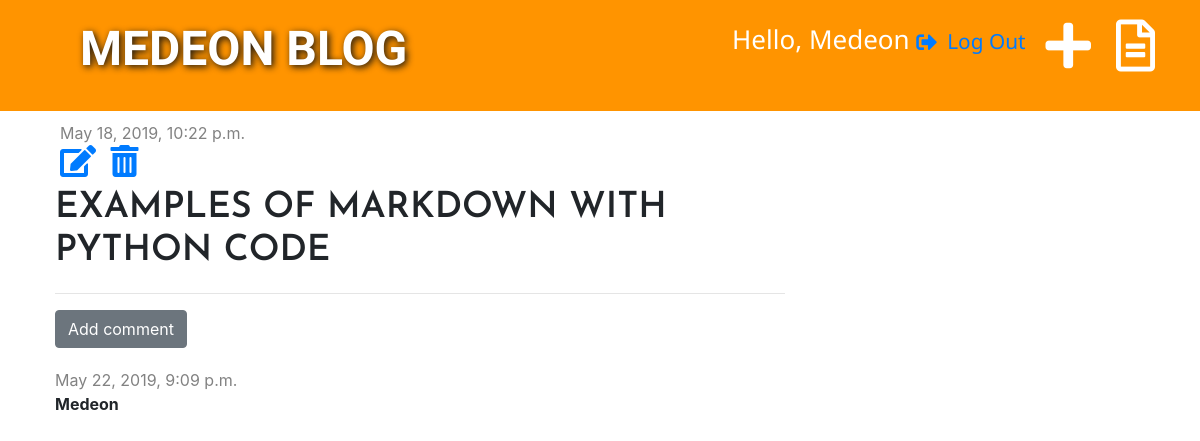
Screenshot of /post/12/ (signed in) with the database file from the repository.
### blog/models.py (models this page shows, shortened)
class Post(models.Model):
    author = models.ForeignKey('auth.User', on_delete=models.CASCADE)
    title = models.CharField(max_length=200)
    text = models.TextField()
    created_date = models.DateTimeField(default=timezone.now)
    published_date = models.DateTimeField(blank=True, null=True)

class Comment(models.Model):
    post = models.ForeignKey('blog.Post', on_delete=models.CASCADE, related_name='comments')
    author = models.CharField(max_length=200)
    text = models.TextField()
    created_date = models.DateTimeField(default=timezone.now)
    approved = models.BooleanField(default=False)

### blog/views.py (the view)
# urls.py: path('post/<int:pk>/', views.post_detail, name='post_detail'),
def post_detail(request, pk):
    post = get_object_or_404(Post, pk=pk)
    context_dictionary = {'post': post}
    return render(request, 'blog/post_detail.html', context_dictionary)

### blog/templatetags/markdownify.py (called while the page is built)
@register.filter
def markdown(value):
    renderer = HighlightRenderer()
    markdown = mistune.Markdown(renderer=renderer)
    return markdown(value)

### blog/templates/blog/post_detail.html (shortened to what this page needs)
{% extends 'blog/base.html' %}
{% load markdownify %}
{% block content %}
    <div class="post">
        <div class="admin">
        {% if post.published_date %}
            <div class="date">
                {{ post.published_date }}
            </div>
        {% else %}
            <a href="{% url 'post_publish' pk=post.pk %}" class="btn btn-primary" id="publish">Publish</a>
        {% endif %}
        {% if user.is_authenticated %}
             <a href="{% url 'post_edit' pk=post.pk %}"><i class="fas fa-edit fa-2x"></i></a>
             <a href="{% url 'post_delete' pk=post.pk %}" onclick="return confirm('Are you sure you want to delete this post?')">
                 <i class="fas fa-trash-alt fa-2x"></i></a>
        {% endif %}
        </div>
        <h1>{{ post.title }}</h1>
    </div>
    <hr>
    <a href="{% url 'add_comment_to_post' pk=post.pk %}" class="btn btn-secondary">Add comment</a>
    {% for comment in post.comments.all %}
        {% if user.is_authenticated or comment.approved %}
            <div class="comment">
                <div class="date">
                    {{ comment.created_date }}
                </div>
                <strong>{{ comment.author }}</strong>
            </div>
        {% endif %}
    {% empty %}
        <p>No comments yet ...</p>
    {% endfor %}
{% endblock %}

### blog/templates/blog/base.html (shortened to what this page needs)
{% load staticfiles %}
{% load markdownify %}
<!DOCTYPE html>
<html>
<head>
    <link href="https://stackpath.bootstrapcdn.com/bootstrap/4.3.1/css/bootstrap.min.css" rel="stylesheet">
    <link rel="stylesheet" href="{% static 'css/blog.css' %}">
    <link rel="stylesheet" href="{% static 'css/font.css' %}">
    <link rel="stylesheet" href="{% static 'css/zenburn.css' %}">
    <link rel="stylesheet" href="https://use.fontawesome.com/releases/v5.7.2/css/all.css">
</head>
<body>
<div class="page-header">
    {% if user.is_authenticated %}
        <a href="{% url 'post_draft_list' %}" class="top-menu"><i class="far fa-file-alt fa-2x"></i></a>
        <a href="{% url 'post_new' %}" class="top-menu"><i class="fas fa-plus fa-2x"></i></a>
        <p class="top-menu">Hello, {{ user.username }} <small><a href="{% url 'logout' %}"><i class="fas fa-sign-out-alt"></i> Log Out</a></small></p>
    {% else %}
        <p class="top-menu"><small><a href="{% url 'login' %}"><i class="fas fa-sign-in-alt"></i> Login</a></small></p>
    {% endif %}
    <h1><a href="{% url 'post_list' %}" class="logo">Medeon blog</a></h1>
</div>
<div class="content container">
    <div class="row">
        <div class="col-md-8">
            {% block content %}
            {% endblock %}
        </div>
    </div>
</div>
</body>
</html>

### blog/static/css/blog.css (style rules this page uses)
.page-header { background-color: #ff9400; margin-top: 0; padding: 20px 20px 20px 40px; }
.content { margin-left: 40px; }
.date { color: #828282; }
.admin { padding: 0px 5px 10px 5px; }
.admin a, i { vertical-align: middle; margin-right: 5px; }
.post { margin-top: 10px; margin-bottom: 20px; }
.comment { margin: 20px 0px 20px 0px; }

### rows the page displays
Post: published_date "May 18, 2019, 10:22 p.m.", title "EXAMPLES OF MARKDOWN WITH PYTHON CODE"
Comment: created_date "May 22, 2019, 9:09 p.m.", author "Medeon"

### other values shown
{{ user.username }} "Medeon"
